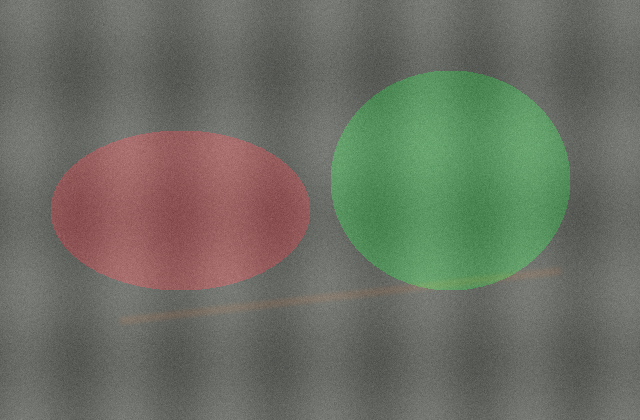
#> input picture data/advanced/spectral/material_rgb.png, 640 x 420 px
$ jupyter execute --allow-errors 02_advanced_imaging_design_challenge_solution.ipynb
#> lines starting #> are read from the running program, lines starting #| are printed output that depends on the picture
### src/cvis_utils.py
"""Utility functions for CV4IS Exercise 1.

These functions intentionally use common packages (NumPy, scikit-image, OpenCV)
and are written in a transparent style for teaching.
"""

from pathlib import Path
import math
import os
from pathlib import Path as _Path
# Use a writable Matplotlib config directory in Binder/sandbox environments.
os.environ.setdefault("MPLCONFIGDIR", str(_Path(__file__).resolve().parents[1] / ".matplotlib_cache"))
_Path(os.environ["MPLCONFIGDIR"]).mkdir(parents=True, exist_ok=True)

import numpy as np
import matplotlib.pyplot as plt

from skimage import io, img_as_float, exposure, filters, morphology, measure, transform, util
from scipy import ndimage as ndi


def load_gray(path):
    """Load an image as float grayscale in [0, 1]."""
    img = io.imread(path, as_gray=True)
    return img_as_float(img)


# [38 lines left out: functions show_images, plot_histograms, not called in this run]


def mm_per_pixel(fov_mm, n_pixels):
    """Object-space resolution in mm/px."""
    return float(fov_mm) / float(n_pixels)


def pixels_per_feature(feature_size_mm, mm_per_px):
    """How many pixels span a physical feature."""
    return float(feature_size_mm) / float(mm_per_px)


# [154 lines left out: functions downsample_image, motion_blur_kernel, apply_motion_blur, add_gaussian_noise, gamma_correct, quantize_image and 8 more, not called in this run]


def weighted_gray(rgb, weights):
    """Create a weighted grayscale image from RGB image in [0, 1]."""
    rgb = np.asarray(rgb, dtype=float)
    w = np.asarray(weights, dtype=float)
    w = w / np.sum(w)
    return np.clip(np.tensordot(rgb[..., :3], w, axes=([2], [0])), 0, 1)


def robust_zscore_map(image, median_image, mad_image, eps=1e-6):
    """Pixelwise robust absolute z-score map using median and MAD images."""
    return np.abs(np.asarray(image) - np.asarray(median_image)) / (1.4826 * np.asarray(mad_image) + eps)


def anomaly_score_from_map(score_map, percentile=99):
    """Image-level anomaly score as a high percentile of the score map."""
    return float(np.percentile(np.asarray(score_map), percentile))


def max_exposure_time_for_blur(blur_max_px, mm_per_px, object_speed_mm_s):
    """Maximum exposure time [s] for an allowed motion blur in pixels."""
    return float(blur_max_px) * float(mm_per_px) / float(object_speed_mm_s)


def required_pixels_for_feature(feature_size_mm, desired_pixels_per_feature):
    """Maximum mm/px required to achieve a desired number of pixels per feature."""
    return float(feature_size_mm) / float(desired_pixels_per_feature)


def required_fov_for_pixel_count(mm_per_px, n_pixels):
    """Field of view width from object-space resolution and number of pixels."""
    return float(mm_per_px) * float(n_pixels)

### notebooks/solutions/02_advanced_imaging_design_challenge_solution.ipynb
# Exercise 1B — Advanced Imaging Design Challenge — Sample Solution

[cell 1]
from pathlib import Path
import sys, json, math
import numpy as np
import pandas as pd
import matplotlib.pyplot as plt

repo_root = Path.cwd().parents[1] if Path.cwd().name == "solutions" else (Path.cwd().parent if Path.cwd().name == "notebooks" else Path.cwd())
sys.path.append(str(repo_root / "src"))

from skimage import io, img_as_float, color
import cv2

from cvis_utils import (
    load_gray, show_images,
    sobel_energy, contrast_between_regions, cnr_between_regions, weighted_gray,
    max_exposure_time_for_blur, required_pixels_for_feature, required_fov_for_pixel_count,
    robust_zscore_map, anomaly_score_from_map, iou
)

DATA = repo_root / "data"
ADV = DATA / "advanced"

## Part D — Quantitative imaging design

[cell 2]
feature_size_mm = 0.5
n_px = 2448
target_fov_mm = 400.0
desired_px = np.array([2, 3, 5, 10])

rows = []
for p in desired_px:
    required_mm = required_pixels_for_feature(feature_size_mm, p)
    max_fov = required_fov_for_pixel_count(required_mm, n_px)
    feasible = max_fov >= target_fov_mm
    rows.append({
        "desired_px_per_feature": int(p),
        "required_mm_per_px": required_mm,
        "max_fov_mm_with_2448_px": max_fov,
        "feasible_for_400mm_fov": feasible
    })
df_design = pd.DataFrame(rows)
df_design

[cell 3]
object_speed_mm_s = 200.0
mm_px_current = target_fov_mm / n_px
blur_tolerances_px = np.array([1, 2, 4])

rows = []
for b in blur_tolerances_px:
    t_s = max_exposure_time_for_blur(b, mm_px_current, object_speed_mm_s)
    rows.append({
        "blur_tolerance_px": int(b),
        "max_exposure_s": t_s,
        "max_exposure_ms": 1000 * t_s
    })
df_exposure = pd.DataFrame(rows)
df_exposure

[cell 4]
answer_D = """
For a 0.5 mm feature, 2 pixels allows a large field of view but is only a theoretical lower bound.
At 5 pixels per feature, a 2448 px camera supports about 245 mm FoV, so a 400 mm FoV is not sufficient for robust localization.
At the current 400 mm FoV, a 1 px blur tolerance permits only about 0.82 ms exposure at 200 mm/s.
The first levers I would consider are reducing FoV, increasing sensor/lens resolution, stronger illumination for shorter exposure, or reducing process speed / using strobe lighting.
"""
print(answer_D)

## Part E — Spectral and channel contrast

[cell 5]
rgb = img_as_float(io.imread(ADV / "spectral" / "material_rgb.png"))
nir = load_gray(ADV / "spectral" / "material_nir_like.png")
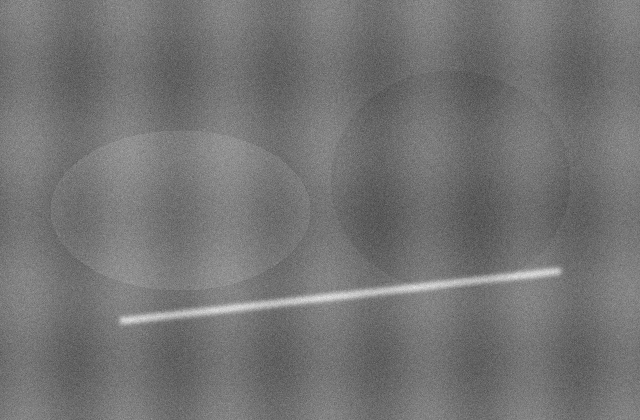
#> input picture data/advanced/spectral/material_nir_like.png, 640 x 420 px
#> in load_gray, img is the input picture: shape (420, 640); min 67, max 231, mean 115.9
uv = load_gray(ADV / "spectral" / "material_uv_like.png")
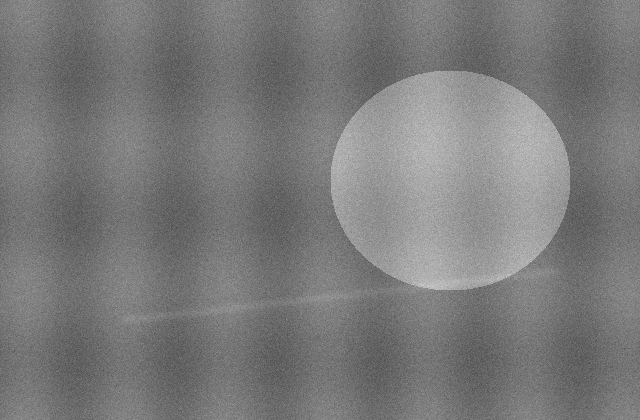
#> input picture data/advanced/spectral/material_uv_like.png, 640 x 420 px
#> in load_gray, img is the input picture: shape (420, 640); min 72, max 206, mean 121.7
#> (the rest of this cell did not finish here and is left out)

[cell 6]
weight_candidates = [
    (1.0, 0.0, 0.0),
    (0.0, 1.0, 0.0),
    (0.0, 0.0, 1.0),
    (0.8, 0.1, 0.1),
    (0.6, 0.2, 0.2),
    (0.5, 0.4, 0.1),
    (0.3, 0.6, 0.1),
]
#> weight_candidates = [(1, 0, 0), (0, 1, 0), (0, 0, 1), (0.8, 0.1, 0.1), (0.6, 0.2, 0.2), (0.5, 0.4, 0.1), (0.3, 0.6, 0.1)]

rows = []
best_img = None
best_weights = None
best_cnr = -np.inf

#> (the rest of this cell did not finish here and is left out)

#> (a cell that did not finish here is left out)

[cell 8]
answer_E = """
The synthetic NIR-like image gives the strongest defect CNR because the defect was designed to have a stronger response outside standard RGB.
A weighted RGB image can improve over standard grayscale, but it still may not match a spectral band that creates materially stronger contrast.
The industrial conclusion is that monochrome/color/NIR choices should be task-driven and validated on the material, not selected by default.
"""
print(answer_E)

## Part F — Line scan and temporal sampling

[cell 9]
web = load_gray(ADV / "line_scan" / "continuous_web_texture.png")
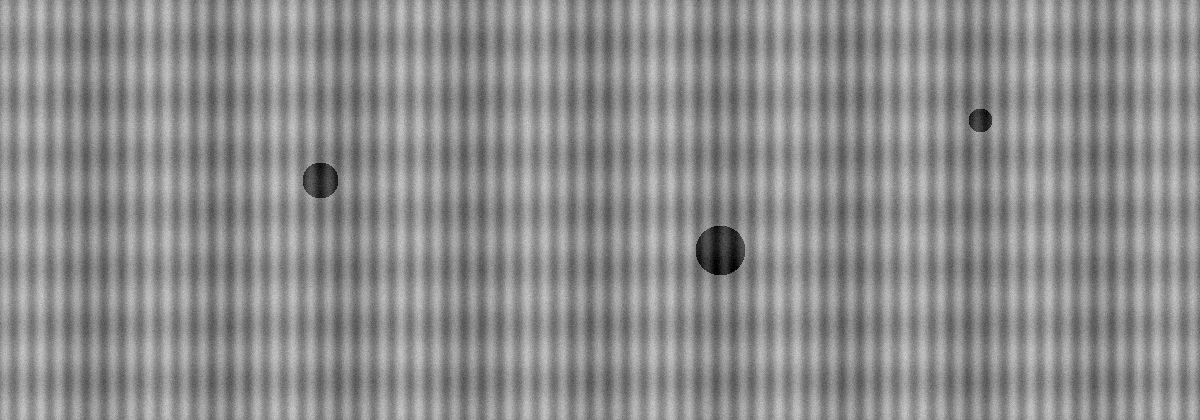
#> input picture data/advanced/line_scan/continuous_web_texture.png, 1200 x 420 px
#> in load_gray, img is the input picture: shape (420, 1200); min 0, max 211, mean 140.2
#> (the rest of this cell did not finish here and is left out)

[cell 10]
web_speed_m_s = 1.5
#> web_speed_m_s = 1.5
delta_y_req_mm = 0.10

web_speed_mm_s = web_speed_m_s * 1000.0
#> web_speed_mm_s = 1500
f_line_required = web_speed_mm_s / delta_y_req_mm
#> f_line_required = 15000

print(f"Required line rate: {f_line_required:.0f} lines/s")
#| Required line rate: 15000 lines/s

[cell 11]
row = web.shape[0] // 2
#> row = 210

plt.figure(figsize=(12, 4))
plt.plot(web[row, :], label="original", alpha=0.8)
#> (the rest of this cell did not finish here and is left out)

[cell 12]
answer_F = """
The under-sampled line scan loses fine spatial structure and can produce misleading repeated patterns.
In a real line-scan system, an encoder helps synchronize line acquisition with actual web motion, especially when conveyor speed fluctuates.
Without synchronization, spatial sampling in the motion direction can vary and distort measurements.
"""
print(answer_F)

## Part G — Homography-based rectification and measurement

#> (a cell that did not finish here is left out)

#> (a cell that did not finish here is left out)

[cell 15]
answer_G = """
Measurement on the warped image is risky because perspective changes local scale across the image.
The homography corrects a planar projective distortion and maps the inspection plane into a rectified coordinate system.
It does not correct non-planarity, lens distortion that was not modeled, blur, poor calibration target detection, or errors in the assumed physical scale.
"""
print(answer_G)
#| Measurement on the warped image is risky because perspective changes local scale across the image.
#| The homography corrects a planar projective distortion and maps the inspection plane into a rectified coordinate system.
#| It does not correct non-planarity, lens distortion that was not modeled, blur, poor calibration target detection, or errors in the assumed physical scale.
